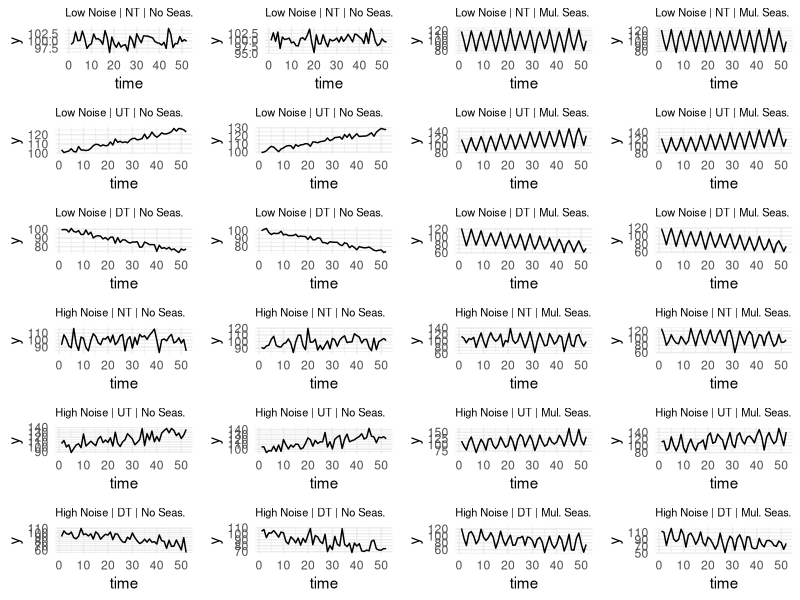
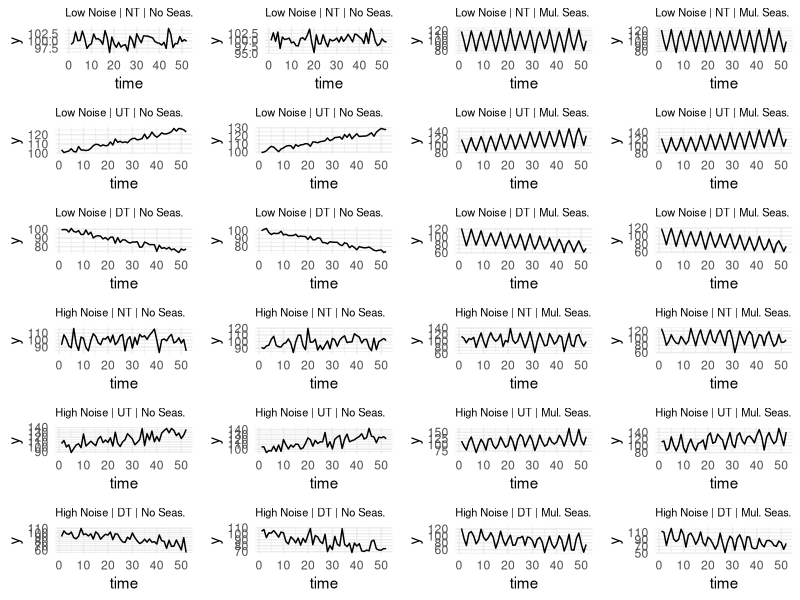

Generate these figures, in order, with R: (Note: this script raises an error after producing the figures.)
## ---- chunk 1
knitr::opts_chunk$set(echo = TRUE)
## ---- chunk 2
library(ggplot2)
library(gridExtra)

set.seed(123)

generate_series <- function(trend, seasonality, noise_level, n=52) {
  time <- 1:n
  level <- 100
  
  # Trend component
  if (trend == "UT") {  # Upward trend
    trend_component <- 0.5 * time
  } else if (trend == "DT") {  # Downward trend
    trend_component <- -0.5 * time
  } else {  # No trend
    trend_component <- rep(0, n)
  }
  
  # Sine wave seasonality component
  if (seasonality == "S") {  # Multiplicative seasonality via sine wave
    seasonal_component <- sin(2 * pi * time / 4) * 0.2 + 1
  } else {  # No seasonality
    seasonal_component <- rep(1, n)
  }
  
  # Noise
  noise_sd <- ifelse(noise_level == "Low", 2, 8) #low: 2, high: 8 #this is gaussian noise
  noise <- rnorm(n, mean = 0, sd = noise_sd)
  
  # Multiplicative seasonality model
  y <- (level + trend_component) * seasonal_component + noise
  #y <- level + trend_component + seasonal_component + noise #additive
  return(data.frame(time, y))
}
## ---- chunk 3
# Parameter grid
trends <- c("NT", "UT", "DT")
seasonalities <- c("NS", "S")
noise_levels <- c("Low", "High")

plots <- list()
plot_num <- 1

for (noise in noise_levels) {
  for (trend in trends) {
    for (seasonality in seasonalities) {
      for (replication in 1:2) {  # Two samples per setting
        df <- generate_series(trend, seasonality, noise)
        p <- ggplot(df, aes(x=time, y=y)) +
          geom_line() +
          ggtitle(paste(noise, "Noise |", trend, "|", ifelse(seasonality == "S", "Mul. Seas.", "No Seas."))) +
          theme_minimal() +
          theme(plot.title = element_text(size=8))
        plots[[plot_num]] <- p
        plot_num <- plot_num + 1
      }
    }
  }
}

# Plot 24 charts in grid (6 rows x 4 columns)
grid.arrange(grobs = plots, ncol=4)
## ---- chunk 4
library(ggplot2)
library(gridExtra)

set.seed(123)

generate_series <- function(trend, seasonality, noise_level, n=52) {
  time <- 1:n
  level <- 100
  
  # Trend component
  if (trend == "UT") {  # Upward trend
    trend_component <- 0.5 * time
  } else if (trend == "DT") {  # Downward trend
    trend_component <- -0.5 * time
  } else {  # No trend
    trend_component <- rep(0, n)
  }
  
  # Sine wave seasonality component
  if (seasonality == "S") {  # Multiplicative seasonality via sine wave
    seasonal_component <- sin(2 * pi * time / 4) * 0.2 + 1
  } else {  # No seasonality
    seasonal_component <- rep(1, n)
  }
  
  # Noise
  noise_sd <- ifelse(noise_level == "Low", 2, 8)
  noise <- rnorm(n, mean = 0, sd = noise_sd)
  
  # Multiplicative seasonality model
  y <- (level + trend_component) * seasonal_component + noise
  
  return(data.frame(time, y))
}

# Save series into a list
series_list <- list()
plot_list <- list()
index <- 1

for (noise in c("Low", "High")) {
  for (trend in c("NT", "UT", "DT")) {
    for (seasonality in c("NS", "S")) {
      for (replication in 1:2) {
        df <- generate_series(trend, seasonality, noise)
        series_list[[index]] <- df$y # only save y values
        # Optional: plotting
        plot_list[[index]] <- ggplot(df, aes(x=time, y=y)) + 
          geom_line() + 
          ggtitle(paste(noise, "Noise |", trend, "|", ifelse(seasonality == "S", "Mul. Seas.", "No Seas."))) +
          theme_minimal() +
          theme(plot.title = element_text(size=8))
        index <- index + 1
      }
    }
  }
}

# Visualize the 24 series
grid.arrange(grobs = plot_list, ncol=4)
## ---- chunk 5
horizon <- 4  # You mentioned forecasting next 4 periods
confidence_levels <- c(80, 95)

# Create a list to store forecasts
forecasts_list <- list()

for (i in 1:24) {
  ts_data <- ts(series_list[[i]], frequency = 4) 
  
  # Fit ETS model
  fit <- ets(ts_data)
  
  # Forecast with both 80% and 95% confidence intervals
  fc <- forecast(fit, h = horizon, level = confidence_levels)
  
  forecasts_list[[i]] <- fc
}

## ---- chunk 6
forecast_df <- data.frame()

for (i in 1:24) {
  fc <- forecasts_list[[i]]
  df_temp <- data.frame(
    Series = i,
    Time = (length(series_list[[i]]) + 1):(length(series_list[[i]]) + horizon),
    Mean = as.numeric(fc$mean),
    Lower_80 = as.numeric(fc$lower[, 1]),
    Upper_80 = as.numeric(fc$upper[, 1]),
    Lower_95 = as.numeric(fc$lower[, 2]),
    Upper_95 = as.numeric(fc$upper[, 2])
  )
  
  forecast_df <- rbind(forecast_df, df_temp)
}

# Save to CSV for use in Python
write.csv(forecast_df, "forecasts_24_series.csv", row.names = FALSE)

## ---- chunk 7
library(ggplot2)
library(gridExtra)
library(forecast)
library(dplyr)

set.seed(123)

generate_series <- function(trend, seasonality, noise_level, n=52) {
  time <- 1:n
  level <- 100
  
  if (trend == "UT") { 
    trend_component <- 0.5 * time
  } else if (trend == "DT") { 
    trend_component <- -0.5 * time
  } else {  
    trend_component <- rep(0, n)
  }
  
  if (seasonality == "S") {  
    seasonal_component <- sin(2 * pi * time / 4) * 0.2 + 1
  } else {  
    seasonal_component <- rep(1, n)
  }
  
  noise_sd <- ifelse(noise_level == "Low", 2, 8)
  noise <- rnorm(n, mean = 0, sd = noise_sd)
  
  y <- (level + trend_component) * seasonal_component + noise
  return(data.frame(time, y))
}

# Your grid
trends <- c("NT", "UT", "DT")
seasonalities <- c("NS", "S")
noise_levels <- c("Low", "High")

plots <- list()
plot_num <- 1
series_list <- list()
forecast_list <- list()
series_id <- 1

for (noise in noise_levels) {
  for (trend in trends) {
    for (seasonality in seasonalities) {
      for (replication in 1:2) {  # Two samples per setting
        
        df <- generate_series(trend, seasonality, noise, n = 52)
        
        # Save full series
        df$series_id <- series_id
        df$trend <- trend
        df$seasonality <- seasonality
        df$noise <- noise
        series_list[[series_id]] <- df
        
        # Forecast only t=49:52
        train_data <- ts(df$y[1:48], frequency = 4)
        fit <- ets(train_data)
        fc <- forecast(fit, h = 4)
        
        fc_df <- data.frame(
          time = 49:52,
          point_forecast = as.numeric(fc$mean),
          series_id = series_id,
          trend = trend,
          seasonality = seasonality,
          noise = noise
        )
        forecast_list[[series_id]] <- fc_df
        
        # Your plotting stays untouched
        p <- ggplot(df, aes(x=time, y=y)) +
          geom_line() +
          ggtitle(paste(noise, "Noise |", trend, "|", ifelse(seasonality == "S", "Mul. Seas.", "No Seas."))) +
          theme_minimal() +
          theme(plot.title = element_text(size=8))
        plots[[plot_num]] <- p
        plot_num <- plot_num + 1
        
        series_id <- series_id + 1
      }
    }
  }
}

# Plot your grid
grid.arrange(grobs = plots, ncol=4)

# Export to CSV
all_series_df <- bind_rows(series_list)
all_forecasts_df <- bind_rows(forecast_list)

write.csv(all_series_df, "my_all_series.csv", row.names = FALSE)
write.csv(all_forecasts_df, "my_all_forecasts.csv", row.names = FALSE)

## ---- chunk 8
library(ggplot2)
library(gridExtra)

set.seed(123)

# Function to generate time series
generate_series <- function(trend, seasonality, noise_level, n=48) {
  time <- 1:n
  level <- 100
  
  # Trend component
  if (trend == "UT") {  # Upward trend
    trend_component <- 1 * time
  } else if (trend == "DT") {  # Downward trend
    trend_component <- -1 * time
  } else {  # No trend
    trend_component <- rep(0, n)
  }
  
  # Sine wave seasonality component
  if (seasonality == "S") {  # Multiplicative seasonality via sine wave
    seasonal_component <- sin(2 * pi * time / 4) * 0.2 + 1
  } else {  # No seasonality
    seasonal_component <- rep(1, n)
  }
  
  # Noise levels
  noise_sd <- ifelse(noise_level == "Low", 5, 15)
  noise <- rnorm(n, mean = 0, sd = noise_sd)
  
  # Multiplicative seasonality model
  y <- (level + trend_component) * seasonal_component + noise
  return(data.frame(time, y, noise))
}

# Calculate confidence intervals using a for-loop
calculate_pointwise_confidence_intervals <- function(y, window_size=5, level=0.95) {
  n <- length(y)
  z_value <- ifelse(level == 0.95, 1.96, 1.28)  # z-scores for 95% and 80% confidence
  
  lower_bound <- numeric(n)
  upper_bound <- numeric(n)
  
  for (i in 1:n) {
    # Define a rolling window centered at point i
    start_index <- max(1, i - floor(window_size / 2))
    end_index <- min(n, i + floor(window_size / 2))
    
    # Extract the local window
    window <- y[start_index:end_index]
    
    # Compute standard deviation and margin of error
    std_dev <- sd(window, na.rm = TRUE)
    margin_of_error <- z_value * std_dev / sqrt(length(window))
    
    # Compute the confidence interval bounds
    lower_bound[i] <- y[i] - margin_of_error
    upper_bound[i] <- y[i] + margin_of_error
  }
  
  return(data.frame(upper_bound, lower_bound))
}

# Parameter grid
trends <- c("NT", "UT", "DT")
seasonalities <- c("NS", "S")
noise_levels <- c("Low", "High")

plots <- list()
plot_num <- 1
all_y_values <- c()

for (noise in noise_levels) {
  for (trend in trends) {
    for (seasonality in seasonalities) {
      for (replication in 1:2) {
        df <- generate_series(trend, seasonality, noise)
        all_y_values <- c(all_y_values, df$y)  # Store all y-values
        
        # Calculate rolling confidence intervals (80% and 95%)
        conf_80 <- calculate_pointwise_confidence_intervals(df$y, window_size=5, level=0.80)
        conf_95 <- calculate_pointwise_confidence_intervals(df$y, window_size=5, level=0.95)
        
        # Add confidence intervals to the data frame
        df$lower_80 <- conf_80$lower_bound
        df$upper_80 <- conf_80$upper_bound
        df$lower_95 <- conf_95$lower_bound
        df$upper_95 <- conf_95$upper_bound
        
        # Create plot with error bars for confidence intervals
        p <- ggplot(df, aes(x=time, y=y)) +
          geom_line(color="black") + 
          geom_point(color="black", size=1) +  # Show data points
          geom_errorbar(aes(ymin=lower_80, ymax=upper_80), width=0.2, color="blue", alpha=0.5) +  # 80% CI
          geom_errorbar(aes(ymin=lower_95, ymax=upper_95), width=0.2, color="red", alpha=0.5) +  # 95% CI
          ggtitle(paste(noise, "Noise |", trend, "|", ifelse(seasonality == "S", "Mul. Seas.", "No Seas."))) + 
          theme_minimal() + 
          theme(plot.title = element_text(size=8)) +
          ylim(min(all_y_values), max(all_y_values))  # Use global y-axis limits
        
        plots[[plot_num]] <- p
        plot_num <- plot_num + 1
      }
    }
  }
}

# Arrange all plots in a grid
grid.arrange(grobs = plots, ncol=4)

## ---- chunk 9
library(ggplot2)
library(gridExtra)

set.seed(123)

# Function to generate time series
generate_series <- function(trend, seasonality, noise_level, n=48) {
  time <- 1:n
  level <- 100
  
  # Trend component
  if (trend == "UT") {  # Upward trend
    trend_component <- 1 * time
  } else if (trend == "DT") {  # Downward trend
    trend_component <- -1 * time
  } else {  # No trend
    trend_component <- rep(0, n)
  }
  
  # Sine wave seasonality component
  if (seasonality == "S") {  # Multiplicative seasonality via sine wave
    seasonal_component <- sin(2 * pi * time / 4) * 0.2 + 1
  } else {  # No seasonality
    seasonal_component <- rep(1, n)
  }
  
  # Noise levels
  noise_sd <- ifelse(noise_level == "Low", 5, 15)
  noise <- rnorm(n, mean = 0, sd = noise_sd)
  
  # Multiplicative seasonality model
  y <- (level + trend_component) * seasonal_component + noise
  return(data.frame(time, y, noise))
}

# Function to calculate rolling confidence intervals using a for-loop
calculate_confidence_intervals <- function(y, window_size=5, level=0.95) {
  n <- length(y)
  z_value <- ifelse(level == 0.95, 1.96, 1.28)  # z-scores for 95% and 80% confidence
  
  lower_bound <- numeric(n)
  upper_bound <- numeric(n)
  
  for (i in 1:n) {
    # Define rolling window centered at point i
    start_index <- max(1, i - floor(window_size / 2))
    end_index <- min(n, i + floor(window_size / 2))
    
    # Extract the local window
    window <- y[start_index:end_index]
    
    # Compute standard deviation and margin of error
    std_dev <- sd(window, na.rm = TRUE)
    margin_of_error <- z_value * std_dev / sqrt(length(window))
    
    # Compute the confidence interval bounds
    lower_bound[i] <- y[i] - margin_of_error
    upper_bound[i] <- y[i] + margin_of_error
  }
  
  return(data.frame(upper_bound, lower_bound))
}

# Parameter grid
trends <- c("NT", "UT", "DT")
seasonalities <- c("NS", "S")
noise_levels <- c("Low", "High")

plots <- list()
plot_num <- 1
all_y_values <- c()

for (noise in noise_levels) {
  for (trend in trends) {
    for (seasonality in seasonalities) {
      for (replication in 1:2) {
        df <- generate_series(trend, seasonality, noise)
        all_y_values <- c(all_y_values, df$y)  # Store all y-values
        
        # Calculate rolling confidence intervals (80% and 95%)
        conf_80 <- calculate_confidence_intervals(df$y, window_size=5, level=0.80)
        conf_95 <- calculate_confidence_intervals(df$y, window_size=5, level=0.95)
        
        # Add confidence intervals to the data frame
        df$lower_80 <- conf_80$lower_bound
        df$upper_80 <- conf_80$upper_bound
        df$lower_95 <- conf_95$lower_bound
        df$upper_95 <- conf_95$upper_bound
        
        # Create plot with shaded confidence intervals and error bars
        p <- ggplot(df, aes(x=time, y=y)) +
          geom_ribbon(aes(ymin=lower_95, ymax=upper_95), fill="red", alpha=0.2) +  # 95% CI (wider)
          geom_ribbon(aes(ymin=lower_80, ymax=upper_80), fill="blue", alpha=0.3) +  # 80% CI (narrower)
          geom_line(color="black") + 
          geom_point(color="black", size=1) +  # Show data points
          geom_errorbar(aes(ymin=lower_80, ymax=upper_80), width=0.2, color="blue", alpha=0.5) +  # 80% CI Error bars
          geom_errorbar(aes(ymin=lower_95, ymax=upper_95), width=0.2, color="red", alpha=0.5) +  # 95% CI Error bars
          ggtitle(paste(noise, "Noise |", trend, "|", ifelse(seasonality == "S", "Mul. Seas.", "No Seas."))) + 
          theme_minimal() + 
          theme(plot.title = element_text(size=8)) +
          ylim(min(all_y_values), max(all_y_values))  # Use global y-axis limits
        
        plots[[plot_num]] <- p
        plot_num <- plot_num + 1
      }
    }
  }
}

# Arrange all plots in a grid
grid.arrange(grobs = plots, ncol=4)
## ---- chunk 10
library(ggplot2)
library(gridExtra)

set.seed(123)

# Function to generate time series
generate_series <- function(trend, seasonality, noise_level, n=48) {
  time <- 1:n
  level <- 100
  
  # Trend component
  if (trend == "UT") {  # Upward trend
    trend_component <- 1.5 * time
  } else if (trend == "DT") {  # Downward trend
    trend_component <- -1.5 * time
  } else {  # No trend
    trend_component <- rep(0, n)
  }
  
  # Sine wave seasonality component
  if (seasonality == "S") {  # Multiplicative seasonality via sine wave
    seasonal_component <- sin(2 * pi * time / 4) * 0.2 + 1
  } else {  # No seasonality
    seasonal_component <- rep(1, n)
  }
  
  # Noise levels
  noise_sd <- ifelse(noise_level == "Low", 6, 15)
  noise <- rnorm(n, mean = 0, sd = noise_sd)
  
  # Multiplicative seasonality model
  y <- (level + trend_component) * seasonal_component + noise
  return(data.frame(time, y))
}

# Function to calculate rolling confidence intervals
calculate_confidence_intervals <- function(y, window_size=5, level=0.95) {
  n <- length(y)
  z_value <- ifelse(level == 0.95, 1.96, 1.28)  # z-scores for 95% and 80% confidence
  
  lower_bound <- numeric(n)
  upper_bound <- numeric(n)
  
  for (i in 1:n) {
    # Define rolling window centered at point i
    start_index <- max(1, i - floor(window_size / 2))
    end_index <- min(n, i + floor(window_size / 2))
    
    # Extract the local window
    window <- y[start_index:end_index]
    
    # Compute standard deviation and margin of error
    std_dev <- sd(window, na.rm = TRUE)
    margin_of_error <- z_value * std_dev / sqrt(length(window))
    
    # Compute the confidence interval bounds
    lower_bound[i] <- y[i] - margin_of_error
    upper_bound[i] <- y[i] + margin_of_error
  }
  
  return(data.frame(upper_bound, lower_bound))
}

# Parameter grid
trends <- c("NT", "UT", "DT")
seasonalities <- c("NS", "S")
noise_levels <- c("Low", "High")

plots <- list()
plot_num <- 1
all_y_values <- c()

for (noise in noise_levels) {
  for (trend in trends) {
    for (seasonality in seasonalities) {
      for (replication in 1:2) {
        df <- generate_series(trend, seasonality, noise)
        
        # Calculate rolling confidence intervals (80% and 95%)
        conf_80 <- calculate_confidence_intervals(df$y, window_size=5, level=0.80)
        conf_95 <- calculate_confidence_intervals(df$y, window_size=5, level=0.95)
        
        # Add confidence intervals to the data frame
        df$lower_80 <- conf_80$lower_bound
        df$upper_80 <- conf_80$upper_bound
        df$lower_95 <- conf_95$lower_bound
        df$upper_95 <- conf_95$upper_bound
        
        # Store all y-values for dynamic ylim calculation
        all_y_values <- c(all_y_values, df$y, df$upper_80, df$lower_80, df$upper_95, df$lower_95)

        # Create plot with confidence intervals as continuous shaded areas
        p <- ggplot(df, aes(x=time, y=y)) +
          geom_ribbon(aes(ymin=lower_95, ymax=upper_95), fill="red", alpha=0.2) +  # 95% CI
          geom_ribbon(aes(ymin=lower_80, ymax=upper_80), fill="blue", alpha=0.3) +  # 80% CI
          geom_line(color="black") +  # Actual series
          geom_point(color="black", size=1) +  # Data points
          ggtitle(paste(noise, "Noise |", trend, "|", ifelse(seasonality == "S", "Mul. Seas.", "No Seas."))) + 
          theme_minimal() + 
          theme(plot.title = element_text(size=8)) +
          ylim(min(all_y_values, na.rm = TRUE), max(all_y_values, na.rm = TRUE))  # Dynamically adjusted y-axis
        
        plots[[plot_num]] <- p
        plot_num <- plot_num + 1
      }
    }
  }
}

# Arrange all plots in a grid
grid.arrange(grobs = plots, ncol=4)
## ---- chunk 11
library(ggplot2)
library(gridExtra)

set.seed(123)

# Function to generate time series
generate_series <- function(trend, seasonality, noise_level, n=48) {
  time <- 1:n
  level <- 100
  
  # Trend component
  if (trend == "UT") {  # Upward trend
    trend_component <- 1.5 * time
  } else if (trend == "DT") {  # Downward trend
    trend_component <- -1.5 * time
  } else {  # No trend
    trend_component <- rep(0, n)
  }
  
  # Sine wave seasonality component
  if (seasonality == "S") {  # Multiplicative seasonality via sine wave
    seasonal_component <- sin(2 * pi * time / 4) * 0.2 + 1
  } else {  # No seasonality
    seasonal_component <- rep(1, n)
  }
  
  # Noise levels
  noise_sd <- ifelse(noise_level == "Low", 8, 15)
  noise <- rnorm(n, mean = 0, sd = noise_sd)
  
  # Multiplicative seasonality model
  y <- (level + trend_component) * seasonal_component + noise
  return(data.frame(time, y))
}

# Function to calculate rolling confidence intervals
calculate_confidence_intervals <- function(y, window_size=5, level=0.95) {
  n <- length(y)
  z_value <- ifelse(level == 0.95, 1.96, 1.28)  # z-scores for 95% and 80% confidence
  
  lower_bound <- numeric(n)
  upper_bound <- numeric(n)
  
  for (i in 1:n) {
    start_index <- max(1, i - floor(window_size / 2))
    end_index <- min(n, i + floor(window_size / 2))
    
    window <- y[start_index:end_index]
    
    std_dev <- sd(window, na.rm = TRUE)
    margin_of_error <- z_value * std_dev
    
    lower_bound[i] <- y[i] - margin_of_error
    upper_bound[i] <- y[i] + margin_of_error
  }
  
  return(data.frame(upper_bound, lower_bound))
}

# Parameter grid
trends <- c("NT", "UT", "DT")
seasonalities <- c("NS", "S")
noise_levels <- c("Low", "High")

plots <- list()
plot_num <- 1
all_y_values <- c()  # Stores all y-values and confidence bounds

for (noise in noise_levels) {
  for (trend in trends) {
    for (seasonality in seasonalities) {
      for (replication in 1:2) {
        df <- generate_series(trend, seasonality, noise)
        
        # Calculate rolling confidence intervals (80% and 95%)
        conf_80 <- calculate_confidence_intervals(df$y, window_size=5, level=0.80)
        conf_95 <- calculate_confidence_intervals(df$y, window_size=5, level=0.95)
        
        # Add confidence intervals to the data frame, ensuring no missing values
        df$lower_80 <- ifelse(is.na(conf_80$lower_bound), df$y, conf_80$lower_bound)
        df$upper_80 <- ifelse(is.na(conf_80$upper_bound), df$y, conf_80$upper_bound)
        df$lower_95 <- ifelse(is.na(conf_95$lower_bound), df$y, conf_95$lower_bound)
        df$upper_95 <- ifelse(is.na(conf_95$upper_bound), df$y, conf_95$upper_bound)

        # Store all values for y-axis scaling
        all_y_values <- c(all_y_values, df$y, df$upper_80, df$lower_80, df$upper_95, df$lower_95)

        # Create plot with confidence intervals as continuous shaded areas
        p <- ggplot(df, aes(x=time, y=y)) +
          geom_ribbon(aes(ymin=lower_95, ymax=upper_95), fill="red", alpha=0.2) +  # 95% CI
          geom_ribbon(aes(ymin=lower_80, ymax=upper_80), fill="blue", alpha=0.3) +  # 80% CI
          geom_line(color="black") +  # Actual series
          geom_point(color="black", size=1) +  # Data points
          ggtitle(paste(noise, "Noise |", trend, "|", ifelse(seasonality == "S", "Mul. Seas.", "No Seas."))) + 
          theme_minimal() + 
          theme(plot.title = element_text(size=8)) +
          ylim(range(all_y_values, na.rm = TRUE))  # Dynamically adjusted y-axis
        
        plots[[plot_num]] <- p
        plot_num <- plot_num + 1
      }
    }
  }
}

# Arrange all plots in a grid
grid.arrange(grobs = plots, ncol=4)

